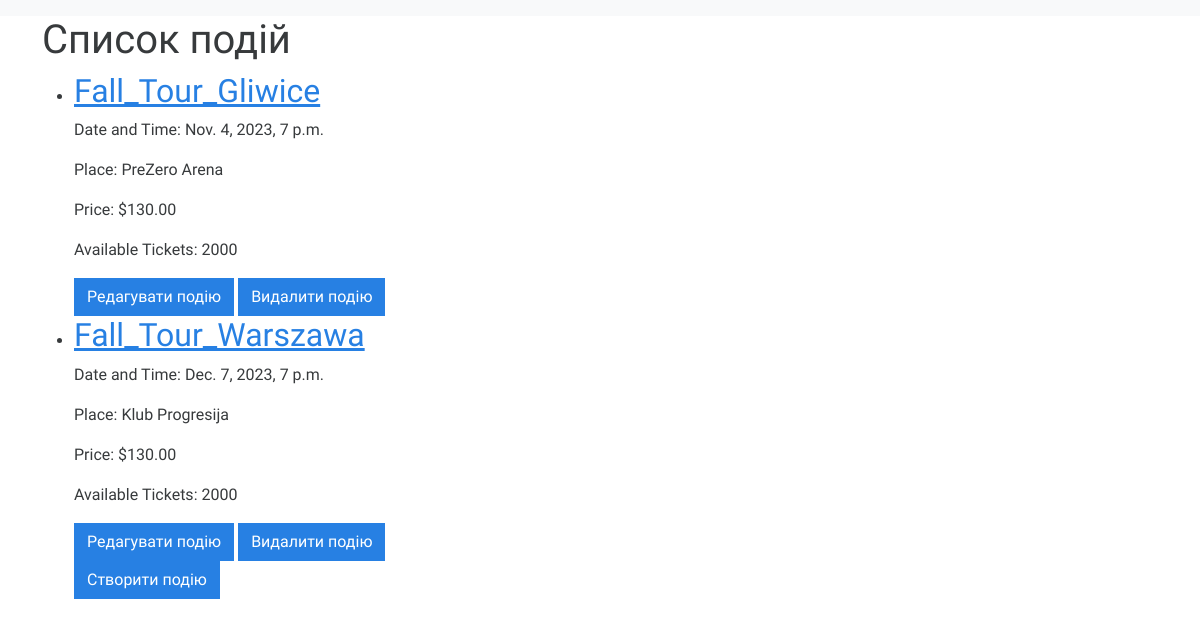
Page /events/ on the earlier database version.
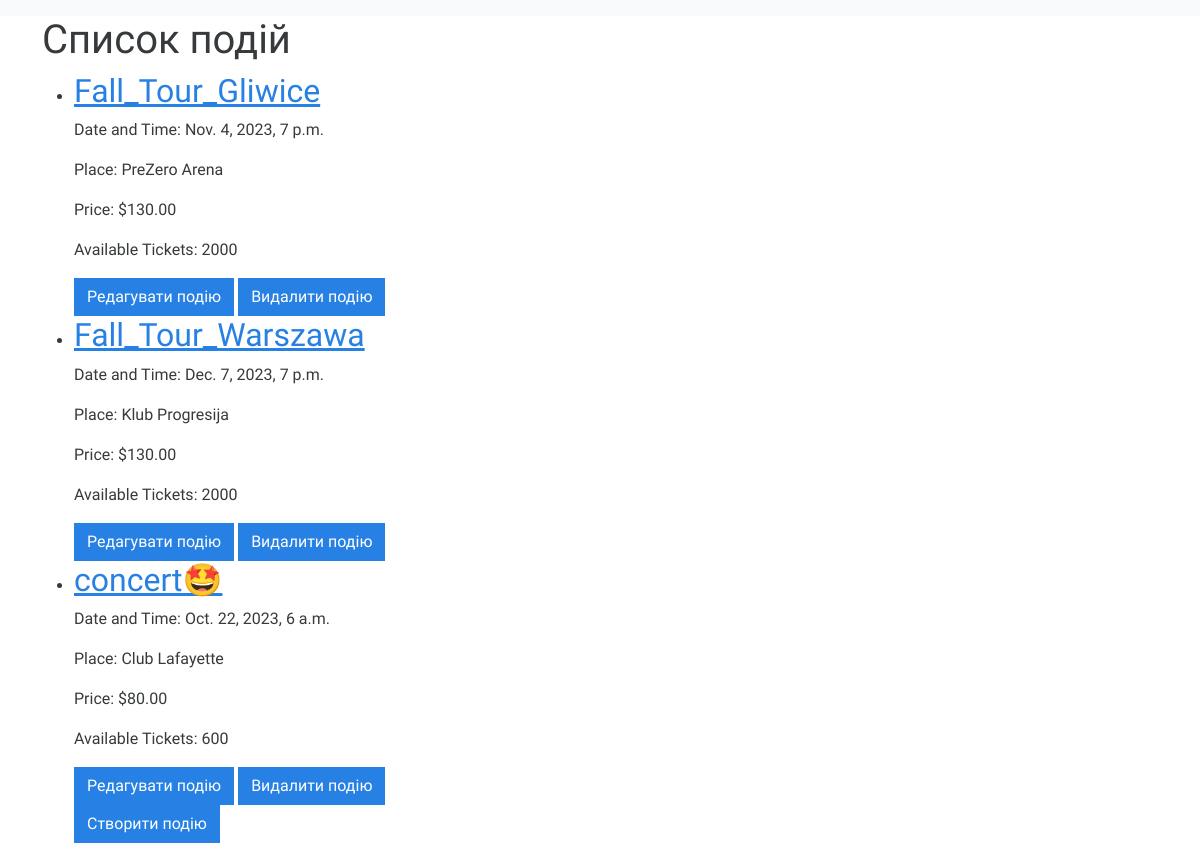
Same page on the later database version.
### main/models.py (models this page shows, shortened)
class Event(models.Model):
    name = models.CharField(max_length=100)
    is_complete = models.BooleanField()
    date_time = models.DateTimeField(null=True, blank=True)
    place = models.ForeignKey('Place', null=True, on_delete=models.SET_NULL)
    price = models.DecimalField(max_digits=10, decimal_places=2)
    amount = models.PositiveIntegerField()

class Place(models.Model):
    name = models.CharField(max_length=100)
    city = models.CharField(max_length=100)
    photo = models.URLField(null=True, blank=True)  # Посилання на фото місця
    location = models.URLField(null=True, blank=True)  # Посилання на розташування місця
    capacity = models.PositiveIntegerField()
    lat = models.FloatField(null=True, blank=True)  # Широта
    lng = models.FloatField(null=True, blank=True)  # Довгота

### main/views.py (the view)
# urls.py: path('events/', views.event_list, name='event_list'),
def event_list(request):
    events = Event.objects.all()
    return render(request, 'events.html', {'events': events})

### main/templates/events.html (shortened to what this page needs)
{% extends 'base.html' %}
{% block content %}
<html>
<head>
</head>
<body>
    <h1>Список подій</h1>
    <ul>
        {% for event in events %}
            <li>
                <h2><a href="{% url 'event_details' event.id %}">{{ event.name }}</a></h2>
                <p>Date and Time: {{ event.date_time }}</p>
                <p>Place: {{ event.place.name }}</p>
                <p>Price: ${{ event.price }}</p>
                <p>Available Tickets: {{ event.amount }}</p>
                <a href="{% url 'edit_event' event.id  %}" class="btn btn-primary">Редагувати подію</a>
                <a href="{% url 'delete_event' event.id  %}" class="btn btn-primary">Видалити подію</a>
            </li>
        {% endfor %}
<a href="{% url 'create_event' %}" class="btn btn-primary">Створити подію</a>
    </ul>
</body>
</html>
{% endblock %}

### main/templates/base.html (shortened to what this page needs)
{% load static %}
<html lang="en">
<head>
    <link rel="stylesheet" href="{% static 'css/bootstrap.min.css' %}">
</head>
<body>
    <nav class="navbar navbar-expand-lg navbar-light bg-light">
    </nav>
    <div class="container">
        {% block content %}Lab{% endblock %}
    </div>
</body>
</html>

Differences in the rows shown:
added Event: name "concert🤩", date_time "Oct. 22, 2023, 6 a.m.", place.name "Club Lafayette", price "80.00", amount "600"
